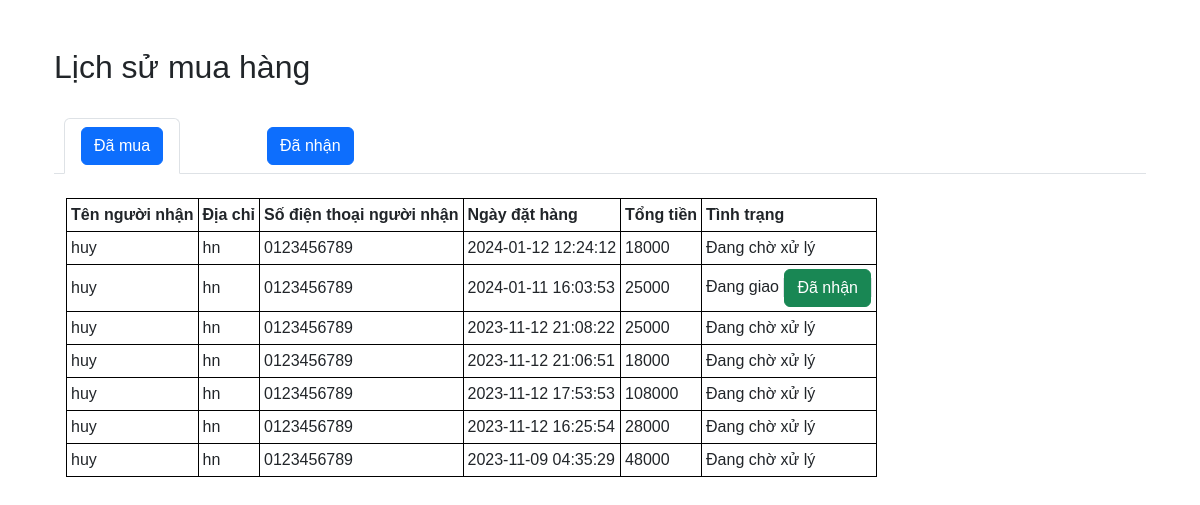
Screenshot of /front_web/history_cart.php (signed in) with the database file from the repository.
### tables this page shows
CREATE TABLE `tbl_order` (
  `id` int(11) NOT NULL,
  `cus_id` int(11) NOT NULL,
  `receiver_name` varchar(50) NOT NULL,
  `address` varchar(50) NOT NULL,
  `phone` char(20) NOT NULL,
  `created_at` timestamp NOT NULL DEFAULT current_timestamp() ON UPDATE current_timestamp(),
  `total` int(11) NOT NULL,
  `status` int(11) NOT NULL
);

### front_web/history_cart.php (the view, shortened to what this page needs)
<!DOCTYPE html>
<html lang="en">
<head>
    <link href="https://cdn.jsdelivr.net/npm/bootstrap@5.3.2/dist/css/bootstrap.min.css" rel="stylesheet">
</head>
<body class="container mt-5">
    <?php require('../db/connect.php'); ?>
    <div class="container mt-3">
        <h2>Lịch sử mua hàng</h2>
        <br>
        <ul class="nav nav-tabs" role="tablist">
            <li class="nav-item">
                <a class="nav-link active" data-bs-toggle="tab" href="#menu0"><button class="btn btn-primary">Đã mua</button></a>
            </li>
            <li class="nav-item">
                <a class="nav-link" data-bs-toggle="tab" href="#menu1"><button class="btn btn-primary">Đã nhận</button> </a>
            </li>
        </ul>
        <div class="tab-content">
            <div id="menu0" class="container tab-pane active"><br>
                <?php
                $customer_id = $_SESSION['id'];
                $sql = "SELECT * FROM tbl_order WHERE cus_id = $customer_id && status = 0 || status = 1 ORDER BY created_at DESC LIMIT 0,10";
                $result = mysqli_query($conn, $sql);
                ?>
                <table>
                    <tr>
                        <th>Tên người nhận</th>
                        <th>Địa chỉ</th>
                        <th>Số điện thoại người nhận</th>
                        <th>Ngày đặt hàng</th>
                        <th>Tổng tiền</th>
                        <th>Tình trạng</th>
                    </tr>
                    <?php while ($orders = mysqli_fetch_array($result)) { ?>
                        <tr>
                            <td>
                                <?php echo $orders['receiver_name'] ?>
                            </td>
                            <td>
                                <?php echo $orders['address'] ?>
                            </td>
                            <td>
                                <?php echo $orders['phone'] ?>
                            </td>
                            <td>
                                <?php echo $orders['created_at'] ?>
                            </td>
                            <td>
                                <?php echo $orders['total'] ?>
                            </td>
                            <td>
                                <?php
                                if ($orders['status'] == 0) {
                                    echo "Đang chờ xử lý";
                                } elseif ($orders["status"] == 1) {
                                    echo "Đang giao";?>
                                    <a  href="checked.php?id=<?php echo $orders['id']?>" class="border"><button class="btn btn-success">Đã nhận</button></a>
                                <?php }?>
                            </td>
                        </tr>
                        <?php
                    }
                    ?>
                </table>
            </div>
        </div>
    </div>
</body>
</html>

### rows the page displays
tbl_order: receiver_name "huy", address "hn", phone "0123456789", created_at "2024-01-12 12:24:12", total "18000", status "Đang chờ xử lý"
tbl_order: receiver_name "huy", address "hn", phone "0123456789", created_at "2024-01-11 16:03:53", total "25000"
tbl_order: receiver_name "huy", address "hn", phone "0123456789", created_at "2023-11-12 21:08:22", total "25000", status "Đang chờ xử lý"
tbl_order: receiver_name "huy", address "hn", phone "0123456789", created_at "2023-11-12 21:06:51", total "18000", status "Đang chờ xử lý"
tbl_order: receiver_name "huy", address "hn", phone "0123456789", created_at "2023-11-12 17:53:53", total "108000", status "Đang chờ xử lý"
tbl_order: receiver_name "huy", address "hn", phone "0123456789", created_at "2023-11-12 16:25:54", total "28000", status "Đang chờ xử lý"
tbl_order: receiver_name "huy", address "hn", phone "0123456789", created_at "2023-11-09 04:35:29", total "48000", status "Đang chờ xử lý"
